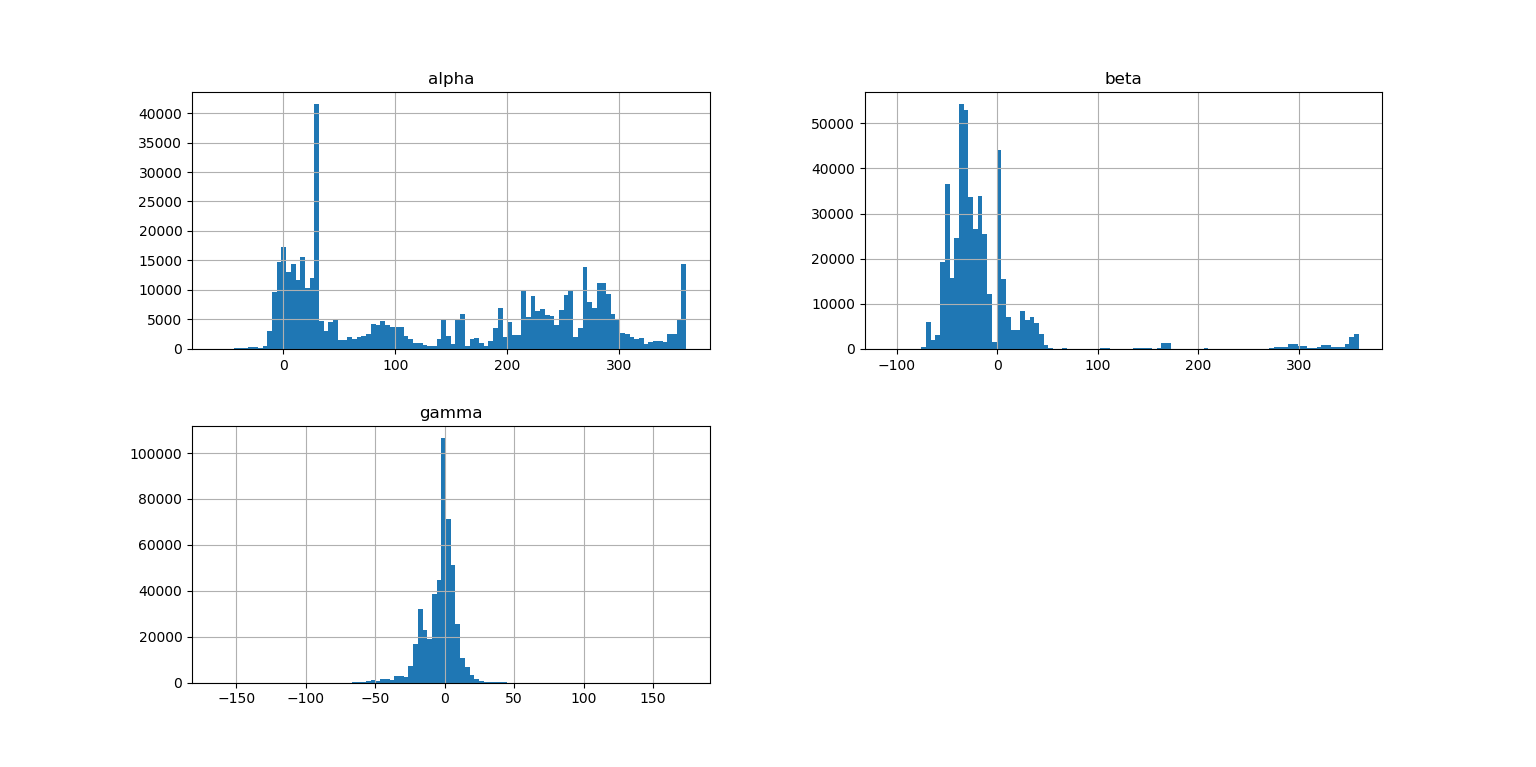

Source code (Python):
import pandas as pd
import matplotlib.pyplot as plt
import os

HOUSING_PATH="E:/jupyter-notebook"
def load_housing_data(housing_path=HOUSING_PATH):
    csv_path=os.path.join(housing_path,"dev-anx-fm.csv")
    return pd.read_csv(csv_path)

housing=load_housing_data()
#绘制直方图
housing.hist(bins=100,figsize=(15,10))#bins表示直方图中柱子的数量，figsize是每张图的大小
plt.show()
